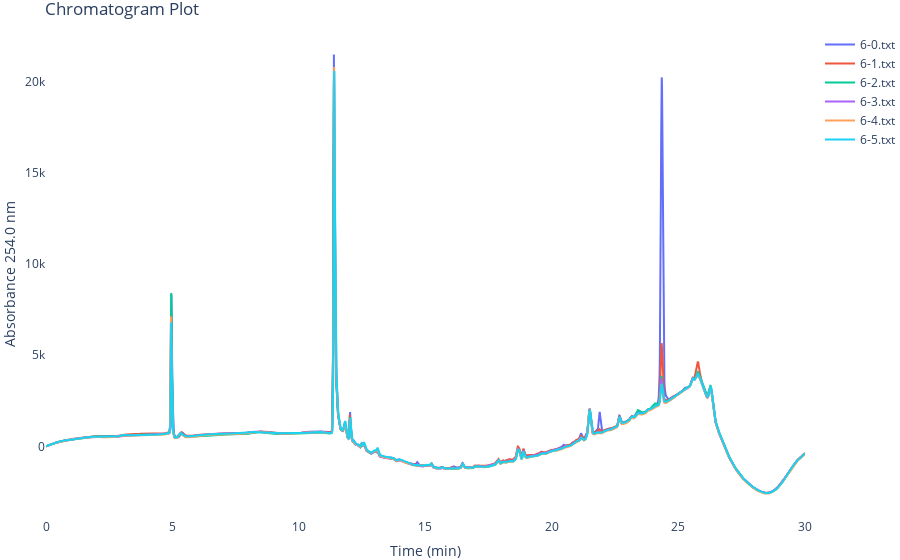
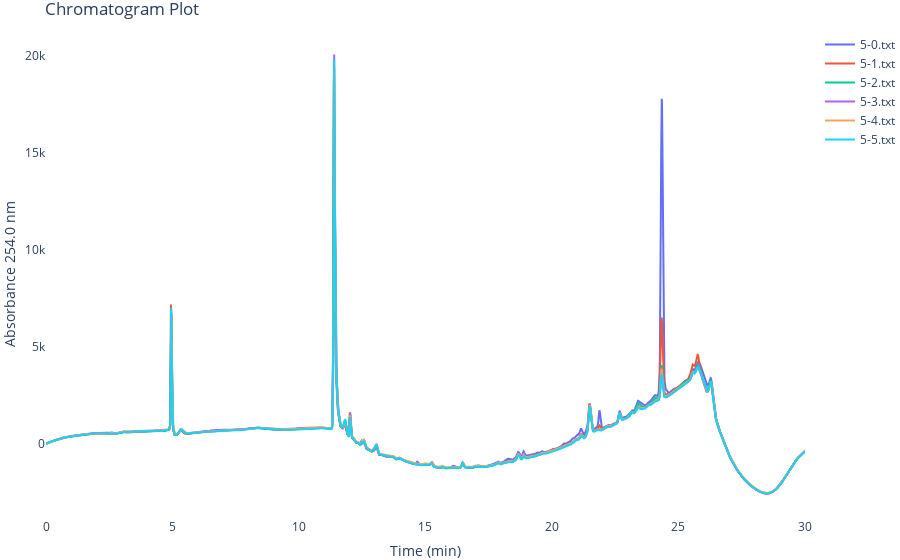

Notebook source saved alongside these figures, in order:
### Markdown cell above
## Read in kinetic data

It is advised to group chromatographic data in folder

### Code cell
# Define path to data
cond1_path = "data/kinetic/substrate_10mM_co-substrate3.12mM"
cond2_path = "data/kinetic/substrate_10mM_co-substreate1.78mM"

# Define species present in the kinetic measurements
cond1_analyzer = ChromAnalyzer.read_data(cond1_path)
cond2_analyzer = ChromAnalyzer.read_data(cond2_path)

# Add species to the chromatograms
cond1_analyzer.plot_measurements()
cond2_analyzer.plot_measurements()

### Figure 1 — Plotly figure (JSON) as saved in the notebook; plotly's stock layout.template omitted (floating-point values rounded to 4 significant figures; data arrays with more than 128 entries replaced by an {"elided": "..."} marker saying what was removed)
{"data": [{"mode": "lines", "name": "6-0.txt", "type": "scatter", "x": {"elided": "2814 float values"}, "y": {"elided": "2814 int values"}}, {"mode": "lines", "name": "6-1.txt", "type": "scatter", "x": {"elided": "2814 float values"}, "y": {"elided": "2814 int values"}}, {"mode": "lines", "name": "6-2.txt", "type": "scatter", "x": {"elided": "2814 float values"}, "y": {"elided": "2814 int values"}}, {"mode": "lines", "name": "6-3.txt", "type": "scatter", "x": {"elided": "2814 float values"}, "y": {"elided": "2814 int values"}}, {"mode": "lines", "name": "6-4.txt", "type": "scatter", "x": {"elided": "2814 float values"}, "y": {"elided": "2814 int values"}}, {"mode": "lines", "name": "6-5.txt", "type": "scatter", "x": {"elided": "2814 float values"}, "y": {"elided": "2814 int values"}}], "layout": {"margin": {"b": 0, "l": 0, "r": 0, "t": 30}, "plot_bgcolor": "white", "title": {"text": "Chromatogram Plot"}, "xaxis": {"title": {"text": "Time (min)"}}, "yaxis": {"title": {"text": "Absorbance 254.0 nm"}}}}

### Figure 2 — Plotly figure (JSON) as saved in the notebook; plotly's stock layout.template omitted (floating-point values rounded to 4 significant figures; data arrays with more than 128 entries replaced by an {"elided": "..."} marker saying what was removed)
{"data": [{"mode": "lines", "name": "5-0.txt", "type": "scatter", "x": {"elided": "2814 float values"}, "y": {"elided": "2814 int values"}}, {"mode": "lines", "name": "5-1.txt", "type": "scatter", "x": {"elided": "2814 float values"}, "y": {"elided": "2814 int values"}}, {"mode": "lines", "name": "5-2.txt", "type": "scatter", "x": {"elided": "2814 float values"}, "y": {"elided": "2814 int values"}}, {"mode": "lines", "name": "5-3.txt", "type": "scatter", "x": {"elided": "2814 float values"}, "y": {"elided": "2814 int values"}}, {"mode": "lines", "name": "5-4.txt", "type": "scatter", "x": {"elided": "2814 float values"}, "y": {"elided": "2814 int values"}}, {"mode": "lines", "name": "5-5.txt", "type": "scatter", "x": {"elided": "2814 float values"}, "y": {"elided": "2814 int values"}}], "layout": {"margin": {"b": 0, "l": 0, "r": 0, "t": 30}, "plot_bgcolor": "white", "title": {"text": "Chromatogram Plot"}, "xaxis": {"title": {"text": "Time (min)"}}, "yaxis": {"title": {"text": "Absorbance 254.0 nm"}}}}
